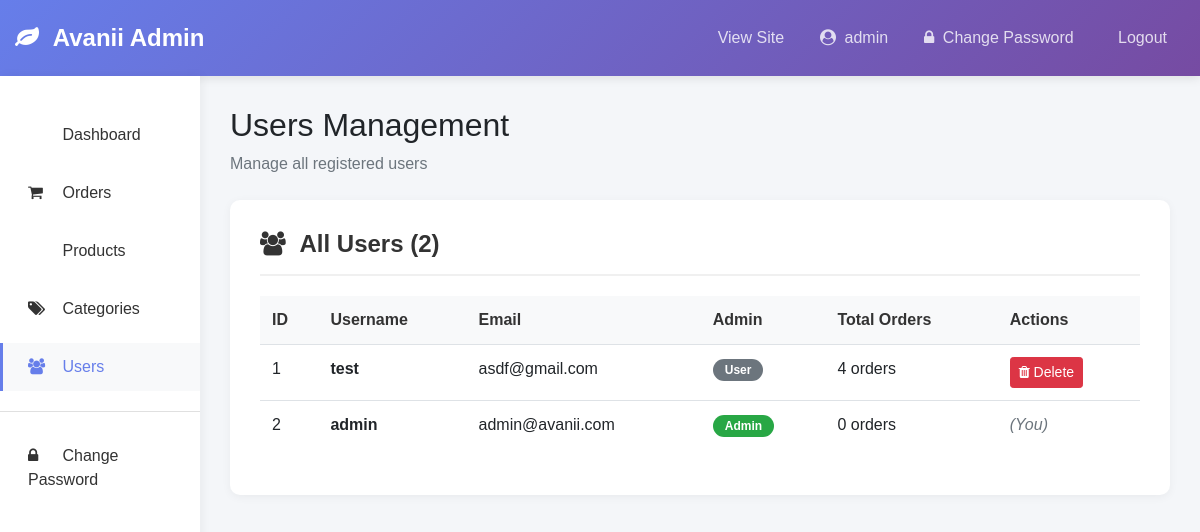
The app's page /admin/users (signed in) with its own data.
### main.py (models this page shows, shortened)
class Base(DeclarativeBase):
    pass

class User(Base, UserMixin):
    __tablename__ = 'users'
    id: Mapped[int] = mapped_column(primary_key=True)
    username: Mapped[str] = mapped_column(String(80), unique=True, nullable=False)
    email: Mapped[str] = mapped_column(String(120), unique=True, nullable=False)
    password_hash: Mapped[str] = mapped_column(String(200), nullable=False)
    is_admin: Mapped[bool] = mapped_column(Boolean, default=False)
    cart: Mapped["Cart"] = relationship("Cart", back_populates="user", uselist=False, cascade="all, delete-orphan")

### main.py (the view)
@app.route("/admin/users")
@admin_required
def admin_users():
    users = db_session.query(User).all()
    return render_template("admin/users.html", users=users)

### main.py (called while the page is built)
@login_manager.user_loader
def load_user(user_id):
    return db_session.get(User, int(user_id))

@app.context_processor
def inject_cart_count():
    cart_count = 0
    if current_user.is_authenticated:
        user_cart = db_session.query(Cart).filter_by(user_id=current_user.id).first()
        if user_cart:
            cart_count = user_cart.get_item_count()
    else:
        if 'cart' in flask_session:
            cart_count = sum(flask_session['cart'].values())
    return dict(cart_count=cart_count)

def admin_required(f):
    from functools import wraps
    @wraps(f)
    def decorated_function(*args, **kwargs):
        if not current_user.is_authenticated or not current_user.is_admin:
            flash('Admin access required', 'error')
            return redirect(url_for('admin_login'))
        return f(*args, **kwargs)
    return decorated_function

### templates/admin/users.html (shortened to what this page needs)
{% extends "admin/admin_base.html" %}
{% block content %}
<div class="mb-4">
    <h2>Users Management</h2>
    <p class="text-muted">Manage all registered users</p>
</div>
<div class="content-card">
    <div class="content-card-header">
        <h4><i class="fa fa-users mr-2"></i> All Users ({{ users|length }})</h4>
    </div>
    {% if users %}
    <div class="table-responsive">
        <table class="table table-hover">
            <thead>
                <tr>
                    <th>ID</th>
                    <th>Username</th>
                    <th>Email</th>
                    <th>Admin</th>
                    <th>Total Orders</th>
                    <th>Actions</th>
                </tr>
            </thead>
            <tbody>
                {% for user in users %}
                <tr>
                    <td>{{ user.id }}</td>
                    <td><strong>{{ user.username }}</strong></td>
                    <td>{{ user.email }}</td>
                    <td>
                        {% if user.is_admin %}
                            <span class="badge badge-success badge-status">Admin</span>
                        {% else %}
                            <span class="badge badge-secondary badge-status">User</span>
                        {% endif %}
                    </td>
                    <td>{{ user.orders|length }} orders</td>
                    <td>
                        {% if user.id != current_user.id %}
                        <form method="POST" action="{{ url_for('admin_delete_user', user_id=user.id) }}" style="display: inline;" onsubmit="return confirm('Are you sure you want to delete this user?');">
                            <button type="submit" class="btn btn-sm btn-danger">
                                <i class="fa fa-trash"></i> Delete
                            </button>
                        </form>
                        {% else %}
                        <span class="text-muted"><em>(You)</em></span>
                        {% endif %}
                    </td>
                </tr>
                {% endfor %}
            </tbody>
        </table>
    </div>
    {% else %}
    <div class="alert alert-info">
        <i class="fa fa-info-circle mr-2"></i> No users found.
    </div>
    {% endif %}
</div>
{% endblock %}

### templates/admin/admin_base.html (shortened to what this page needs)
<!DOCTYPE html>
<html lang="en">
<head>
    <link rel="stylesheet" href="{{ url_for('static', filename='css/bootstrap.min.css') }}">
    <link rel="stylesheet" href="{{ url_for('static', filename='css/font-awesome.min.css') }}">
</head>
<body>
    <nav class="navbar navbar-expand-lg admin-navbar">
        <div class="container-fluid">
            <a class="navbar-brand" href="{{ url_for('admin_dashboard') }}">
                <i class="fa fa-leaf mr-2"></i> Avanii Admin
            </a>
            <div class="collapse navbar-collapse justify-content-end" id="navbarNav">
                <ul class="navbar-nav">
                    <li class="nav-item">
                        <a class="nav-link" href="{{ url_for('home') }}" target="_blank">
                             View Site
                        </a>
                    </li>
                    <li class="nav-item">
                        <span class="nav-link">
                            <i class="fa fa-user-circle mr-1"></i> {{ current_user.username }}
                        </span>
                    </li>
                    <li class="nav-item">
                        <a class="nav-link" href="{{ url_for('admin_change_password') }}">
                            <i class="fa fa-lock mr-1"></i> Change Password
                        </a>
                    </li>
                    <li class="nav-item">
                        <a class="nav-link" href="{{ url_for('logout') }}">
                             Logout
                        </a>
                    </li>
                </ul>
            </div>
        </div>
    </nav>
    <div class="container-fluid">
        <div class="row">
            <div class="col-md-2 admin-sidebar">
                <nav class="nav flex-column">
                    <a class="nav-link {% if request.endpoint == 'admin_dashboard' %}active{% endif %}" href="{{ url_for('admin_dashboard') }}">
                         Dashboard
                    </a>
                    <a class="nav-link {% if 'admin_orders' in request.endpoint %}active{% endif %}" href="{{ url_for('admin_orders') }}">
                        <i class="fa fa-shopping-cart"></i> Orders
                    </a>
                    <a class="nav-link {% if 'admin_products' in request.endpoint %}active{% endif %}" href="{{ url_for('admin_products') }}">
                         Products
                    </a>
                    <a class="nav-link {% if 'admin_categories' in request.endpoint %}active{% endif %}" href="{{ url_for('admin_categories') }}">
                        <i class="fa fa-tags"></i> Categories
                    </a>
                    <a class="nav-link {% if 'admin_users' in request.endpoint %}active{% endif %}" href="{{ url_for('admin_users') }}">
                        <i class="fa fa-users"></i> Users
                    </a>
                    <hr style="border-color: #e0e0e0; margin: 15px 0;">
                    <a class="nav-link {% if request.endpoint == 'admin_change_password' %}active{% endif %}" href="{{ url_for('admin_change_password') }}">
                        <i class="fa fa-lock"></i> Change Password
                    </a>
                </nav>
            </div>
            <div class="col-md-10 admin-content">
                {% block content %}{% endblock %}
            </div>
        </div>
    </div>
</body>
</html>

### templates/admin/admin_base.html (style rules this page uses)
body { font-family: Arial, sans-serif; background-color: #f4f6f9; }
.admin-navbar { background: linear-gradient(135deg, #667eea 0%, #764ba2 100%); padding: 15px 0; box-shadow: 0 2px 10px rgba(0,0,0,0.1); }
.admin-navbar .navbar-brand { color: white; font-weight: bold; font-size: 24px; }
.admin-navbar .nav-link { color: rgba(255,255,255,0.8); margin: 0 10px; }
.admin-sidebar { background: white; min-height: calc(100vh - 70px); padding: 30px 0; box-shadow: 2px 0 10px rgba(0,0,0,0.05); }
.admin-sidebar .nav-link { color: #333; padding: 12px 25px; margin: 5px 0; border-left: 3px solid transparent; transition: all 0.3s; }
.admin-sidebar .nav-link:hover, .admin-sidebar .nav-link.active { background: #f8f9fa; border-left-color: #667eea; color: #667eea; }
.admin-sidebar .nav-link i { width: 20px; margin-right: 10px; }
.admin-content { padding: 30px; }
.content-card { background: white; border-radius: 10px; padding: 30px; box-shadow: 0 2px 10px rgba(0,0,0,0.05); }
.content-card-header { border-bottom: 2px solid #f0f0f0; padding-bottom: 15px; margin-bottom: 20px; }
.content-card-header h4 { margin: 0; font-weight: bold; color: #333; }
.table thead th { background: #f8f9fa; border: none; color: #333; font-weight: bold; }
.badge-status { padding: 5px 12px; border-radius: 20px; font-size: 12px; }

### records on screen
User: username "admin", id "2", email "admin@avanii.com", is_admin "Admin", orders|length "0", shows "(You)"
User: id "1", username "test", email "asdf@gmail.com", is_admin "User", orders|length "4"

### other values on screen
{{ users|length }} "2"
